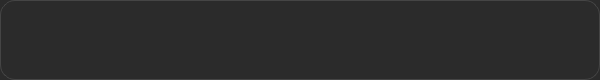
<?xml version="1.0" encoding="UTF-8"?>
<ui version="4.0">
 <class>Form</class>
 <widget class="QWidget" name="Form">
  <property name="geometry">
   <rect>
    <x>0</x>
    <y>0</y>
    <width>600</width>
    <height>80</height>
   </rect>
  </property>
  <property name="minimumSize">
   <size>
    <width>400</width>
    <height>80</height>
   </size>
  </property>
  <property name="maximumSize">
   <size>
    <width>16777215</width>
    <height>80</height>
   </size>
  </property>
  <property name="windowTitle">
   <string>SmartDesk Banner</string>
  </property>
  <property name="styleSheet">
   <string notr="true">#Form {
    background-color: #2b2b2b;
    border: 1px solid #454545;
    border-radius: 15px;
} 

QWidget {
    color: #ffffff;
}

QListWidget {
    background-color: transparent;
    border: none;
    outline: 0;
    padding: 5px;
}

QListWidget::item {
    background-color: #3c3c3c;
    border-radius: 8px;
    color: #ffffff;
    padding: 8px 15px;
    margin: 2px;
    border: 2px solid transparent;
}

QListWidget::item:selected {
    background-color: #1a7a65;
    border: 2px solid #14a085;
    color: #ffffff;
}

QListWidget::item:hover {
    background-color: #4a4a4a;
    border: 2px solid #5a5a5a;
}

/* Spezieller Stil für aktive Items beim Hover */
QListWidget::item:selected:hover {
    background-color: #14a085;
    border: 2px solid #1abc9c;
}</string>
  </property>
  <layout class="QHBoxLayout" name="horizontalLayout">
   <property name="spacing">
    <number>15</number>
   </property>
   <property name="leftMargin">
    <number>20</number>
   </property>
   <property name="topMargin">
    <number>12</number>
   </property>
   <property name="rightMargin">
    <number>20</number>
   </property>
   <property name="bottomMargin">
    <number>12</number>
   </property>
   <item>
    <widget class="QListWidget" name="list_desktops_grid">
     <property name="font">
      <font>
       <family>Segoe UI</family>
       <pointsize>10</pointsize>
      </font>
     </property>
     <property name="verticalScrollBarPolicy">
      <enum>Qt::ScrollBarPolicy::ScrollBarAlwaysOff</enum>
     </property>
     <property name="horizontalScrollBarPolicy">
      <enum>Qt::ScrollBarPolicy::ScrollBarAsNeeded</enum>
     </property>
     <property name="movement">
      <enum>QListView::Movement::Static</enum>
     </property>
     <property name="flow">
      <enum>QListView::Flow::LeftToRight</enum>
     </property>
     <property name="isWrapping" stdset="0">
      <bool>false</bool>
     </property>
     <property name="resizeMode">
      <enum>QListView::ResizeMode::Adjust</enum>
     </property>
     <property name="spacing">
      <number>8</number>
     </property>
     <property name="uniformItemSizes">
      <bool>false</bool>
     </property>
     <property name="viewMode">
      <enum>QListView::ViewMode::ListMode</enum>
     </property>
    </widget>
   </item>
  </layout>
 </widget>
 <resources/>
 <connections/>
</ui>
